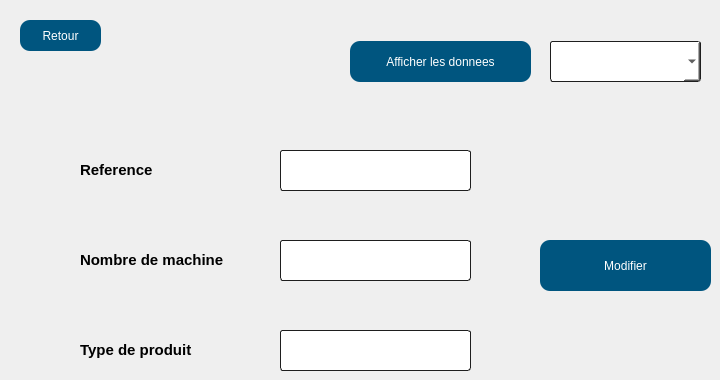
      <widget class="QWidget" name="page_7">
       <widget class="QPushButton" name="modifier_ch">
        <property name="geometry">
         <rect>
          <x>540</x>
          <y>240</y>
          <width>171</width>
          <height>51</height>
         </rect>
        </property>
        <property name="styleSheet">
         <string notr="true">QPushButton
{
  
  border-radius: 10px;

background-color: qlineargradient(spread:pad, x1:0.613065, y1:0.511, x2:0.969, y2:0, stop:0.18593  rgb(0, 85, 127), stop:0.959799 rgba(0, 0, 0, 161));
	background-color: rgb(0, 85, 127);
	
color:rgb(255, 255, 255);

}

QPushButton:hover,QPushButton:hover
{
    border: 4px solid QLinearGradient( x1: 2, y1: 2, x2: 2, y2: 3, stop: 0 #01197f , stop: 3 #d7801a);
}
</string>
        </property>
        <property name="text">
         <string>Modifier</string>
        </property>
       </widget>
       <widget class="QPushButton" name="pushButton_retour">
        <property name="geometry">
         <rect>
          <x>20</x>
          <y>20</y>
          <width>81</width>
          <height>31</height>
         </rect>
        </property>
        <property name="styleSheet">
         <string notr="true">QPushButton
{
  
  border-radius: 10px;

background-color: qlineargradient(spread:pad, x1:0.613065, y1:0.511, x2:0.969, y2:0, stop:0.18593  rgb(0, 85, 127), stop:0.959799 rgba(0, 0, 0, 161));
	background-color: rgb(0, 85, 127);
	
color:rgb(255, 255, 255);

}

QPushButton:hover,QPushButton:hover
{
    border: 4px solid QLinearGradient( x1: 2, y1: 2, x2: 2, y2: 3, stop: 0 #01197f , stop: 3 #d7801a);
}</string>
        </property>
        <property name="text">
         <string>Retour</string>
        </property>
       </widget>
       <widget class="QLabel" name="ref_3">
        <property name="geometry">
         <rect>
          <x>80</x>
          <y>150</y>
          <width>131</width>
          <height>41</height>
         </rect>
        </property>
        <property name="text">
         <string>&lt;html&gt;&lt;head/&gt;&lt;body&gt;&lt;p&gt;&lt;span style=&quot; font-size:11pt; font-weight:600;&quot;&gt;Reference&lt;/span&gt;&lt;/p&gt;&lt;/body&gt;&lt;/html&gt;</string>
        </property>
       </widget>
       <widget class="QLabel" name="nb_mach">
        <property name="geometry">
         <rect>
          <x>80</x>
          <y>240</y>
          <width>191</width>
          <height>41</height>
         </rect>
        </property>
        <property name="text">
         <string>&lt;html&gt;&lt;head/&gt;&lt;body&gt;&lt;p&gt;&lt;span style=&quot; font-size:11pt; font-weight:600;&quot;&gt;Nombre de machine&lt;/span&gt;&lt;/p&gt;&lt;/body&gt;&lt;/html&gt;</string>
        </property>
       </widget>
       <widget class="QLabel" name="type_p_2">
        <property name="geometry">
         <rect>
          <x>80</x>
          <y>330</y>
          <width>141</width>
          <height>41</height>
         </rect>
        </property>
        <property name="text">
         <string>&lt;html&gt;&lt;head/&gt;&lt;body&gt;&lt;p&gt;&lt;span style=&quot; font-size:11pt; font-weight:600;&quot;&gt;Type de produit&lt;/span&gt;&lt;/p&gt;&lt;/body&gt;&lt;/html&gt;</string>
        </property>
       </widget>
       <widget class="QComboBox" name="comboBox_ch">
        <property name="geometry">
         <rect>
          <x>550</x>
          <y>41</y>
          <width>151</width>
          <height>41</height>
         </rect>
        </property>
        <property name="styleSheet">
         <string notr="true">    border-style: solid;
background-color: rgb(255, 255, 255);
    border: 1px solid #1e1e1e;
    border-radius: 5;
border-radius: 3px;</string>
        </property>
       </widget>
       <widget class="QLineEdit" name="lineEdit_type_prod">
        <property name="geometry">
         <rect>
          <x>280</x>
          <y>330</y>
          <width>191</width>
          <height>41</height>
         </rect>
        </property>
        <property name="styleSheet">
         <string notr="true">    border-style: solid;
background-color: rgb(255, 255, 255);
    border: 1px solid #1e1e1e;
    border-radius: 5;
border-radius: 3px;</string>
        </property>
       </widget>
       <widget class="QLineEdit" name="lineEdit_ref_ch">
        <property name="geometry">
         <rect>
          <x>280</x>
          <y>150</y>
          <width>191</width>
          <height>41</height>
         </rect>
        </property>
        <property name="styleSheet">
         <string notr="true">    border-style: solid;
background-color: rgb(255, 255, 255);
    border: 1px solid #1e1e1e;
    border-radius: 5;
border-radius: 3px;</string>
        </property>
       </widget>
       <widget class="QPushButton" name="load_ch">
        <property name="geometry">
         <rect>
          <x>350</x>
          <y>41</y>
          <width>181</width>
          <height>41</height>
         </rect>
        </property>
        <property name="styleSheet">
         <string notr="true">QPushButton
{
  
  border-radius: 10px;

background-color: qlineargradient(spread:pad, x1:0.613065, y1:0.511, x2:0.969, y2:0, stop:0.18593  rgb(0, 85, 127), stop:0.959799 rgba(0, 0, 0, 161));
	background-color: rgb(0, 85, 127);
	
color:rgb(255, 255, 255);

}

QPushButton:hover,QPushButton:hover
{
    border: 4px solid QLinearGradient( x1: 2, y1: 2, x2: 2, y2: 3, stop: 0 #01197f , stop: 3 #d7801a);
}</string>
        </property>
        <property name="text">
         <string>Afficher les donnees</string>
        </property>
       </widget>
       <widget class="QLineEdit" name="lineEdit_nb_mach">
        <property name="geometry">
         <rect>
          <x>280</x>
          <y>240</y>
          <width>191</width>
          <height>41</height>
         </rect>
        </property>
        <property name="styleSheet">
         <string notr="true">    border-style: solid;
background-color: rgb(255, 255, 255);
    border: 1px solid #1e1e1e;
    border-radius: 5;
border-radius: 3px;</string>
        </property>
       </widget>
       <zorder>modifier_ch</zorder>
       <zorder>pushButton_retour</zorder>
       <zorder>ref_3</zorder>
       <zorder>type_p_2</zorder>
       <zorder>comboBox_ch</zorder>
       <zorder>lineEdit_type_prod</zorder>
       <zorder>lineEdit_ref_ch</zorder>
       <zorder>load_ch</zorder>
       <zorder>lineEdit_nb_mach</zorder>
       <zorder>nb_mach</zorder>
      </widget>
